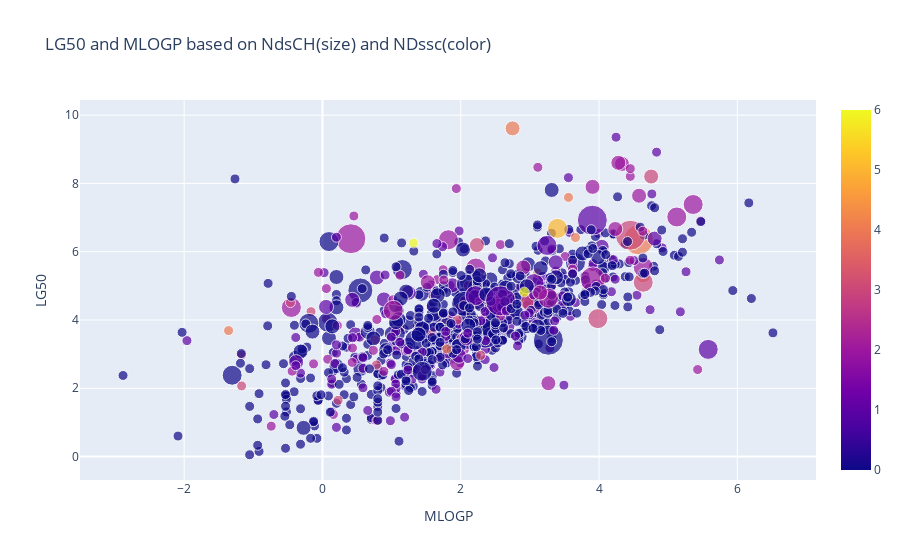

Notebook source saved alongside this figure:
### Markdown cell above
### The scatter plot below shows a clear relationship between a higher value of NdsCH (denoted by the size of the point) and LG50

### Code cell
data = go.Scatter(y=df['LC50'], x=df['MLOGP'], mode='markers',
                 marker=dict(size=df['NdsCH']*5+10, color=df['NDssC'],
                            showscale=True))

layout = go.Layout(title='LC50 and MLOGP based on NdsCH(size) and NDssc(color)',
                  xaxis=dict(title='MLOGP'),
                  yaxis=dict(title='LG50'))

fig = go.Figure(data, layout)

fig.show()

### Figure 1 — Plotly figure (JSON) as saved in the notebook; plotly's stock layout.template omitted (floating-point values rounded to 4 significant figures; data arrays with more than 128 entries replaced by an {"elided": "..."} marker saying what was removed)
{"data": [{"marker": {"color": {"elided": "908 int values"}, "showscale": true, "size": {"elided": "908 int values"}}, "mode": "markers", "type": "scatter", "x": {"elided": "908 float values"}, "y": {"elided": "908 float values"}}], "layout": {"title": {"text": "LG50 and MLOGP based on NdsCH(size) and NDssc(color)"}, "xaxis": {"title": {"text": "MLOGP"}}, "yaxis": {"title": {"text": "LG50"}}}}
